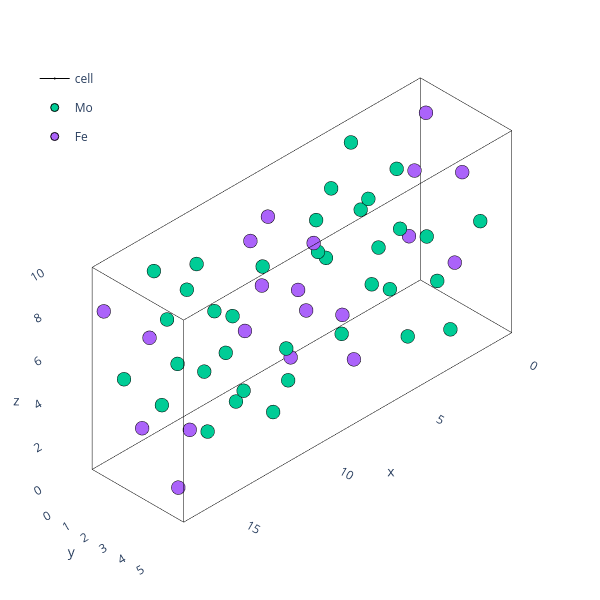

Notebook cell for this chart:
### Code cell
theatoms=binaries_predict['P']['Atoms'].atoms.sample(n=1).iloc[0]
plotting.plotly_atoms(theatoms)

### Figure 1 — Plotly figure (JSON) as saved in the notebook; plotly's stock layout.template omitted (floating-point values rounded to 4 significant figures)
{"data": [{"hoverinfo": "skip", "legendgroup": "cell", "line": {"color": "black", "width": 1}, "marker": {"size": 0.01}, "name": "cell", "showlegend": false, "type": "scatter3d", "x": [0, 17.58], "y": [0, 0], "z": [0, 0]}, {"hoverinfo": "skip", "legendgroup": "cell", "line": {"color": "black", "width": 1}, "marker": {"size": 0.01}, "name": "cell", "showlegend": false, "type": "scatter3d", "x": [0, 0], "y": [0, 4.898], "z": [0, 0]}, {"hoverinfo": "skip", "legendgroup": "cell", "line": {"color": "black", "width": 1}, "marker": {"size": 0.01}, "name": "cell", "showlegend": false, "type": "scatter3d", "x": [0, 0], "y": [0, 0], "z": [0, 9.372]}, {"hoverinfo": "skip", "legendgroup": "cell", "line": {"color": "black", "width": 1}, "marker": {"size": 0.01}, "name": "cell", "showlegend": false, "type": "scatter3d", "x": [17.58, 17.58], "y": [0, 4.898], "z": [0, 0]}, {"hoverinfo": "skip", "legendgroup": "cell", "line": {"color": "black", "width": 1}, "marker": {"size": 0.01}, "name": "cell", "showlegend": false, "type": "scatter3d", "x": [0, 17.58], "y": [4.898, 4.898], "z": [0, 0]}, {"hoverinfo": "skip", "legendgroup": "cell", "line": {"color": "black", "width": 1}, "marker": {"size": 0.01}, "name": "cell", "showlegend": false, "type": "scatter3d", "x": [17.58, 17.58], "y": [4.898, 4.898], "z": [0, 9.372]}, {"hoverinfo": "skip", "legendgroup": "cell", "line": {"color": "black", "width": 1}, "marker": {"size": 0.01}, "name": "cell", "showlegend": false, "type": "scatter3d", "x": [17.58, 17.58], "y": [0, 0], "z": [0, 9.372]}, {"hoverinfo": "skip", "legendgroup": "cell", "line": {"color": "black", "width": 1}, "marker": {"size": 0.01}, "name": "cell", "showlegend": false, "type": "scatter3d", "x": [0, 0], "y": [4.898, 4.898], "z": [0, 9.372]}, {"hoverinfo": "skip", "legendgroup": "cell", "line": {"color": "black", "width": 1}, "marker": {"size": 0.01}, "name": "cell", "showlegend": false, "type": "scatter3d", "x": [0, 17.58], "y": [0, 0], "z": [9.372, 9.372]}, {"hoverinfo": "skip", "legendgroup": "cell", "line": {"color": "black", "width": 1}, "marker": {"size": 0.01}, "name": "cell", "showlegend": false, "type": "scatter3d", "x": [0, 0], "y": [0, 4.898], "z": [9.372, 9.372]}, {"hoverinfo": "skip", "legendgroup": "cell", "line": {"color": "black", "width": 1}, "marker": {"size": 0.01}, "name": "cell", "showlegend": false, "type": "scatter3d", "x": [0, 17.58], "y": [4.898, 4.898], "z": [9.372, 9.372]}, {"hoverinfo": "skip", "legendgroup": "cell", "line": {"color": "black", "width": 1}, "marker": {"size": 0.01}, "name": "cell", "showlegend": true, "type": "scatter3d", "x": [17.58, 17.58], "y": [0, 4.898], "z": [9.372, 9.372]}, {"hovertext": ["Mo0", "Mo1", "Mo2", "Mo3", "Mo4", "Mo5", "Mo6", "Mo7", "Mo8", "Mo9", "Mo10", "Mo11", "Mo12", "Mo13", "Mo14", "Mo15", "Mo16", "Mo17", "Mo18", "Mo19", "Mo20", "Mo21", "Mo22", "Mo23", "Mo24", "Mo25", "Mo26", "Mo27", "Mo28", "Mo29", "Mo30", "Mo31", "Mo32", "Mo33", "Mo34", "Mo35"], "marker": {"line": {"color": "black", "width": 1}}, "mode": "markers", "name": "Mo", "type": "scatter3d", "x": [6.714, 10.86, 2.074, 15.5, 4.429, 13.15, 4.359, 13.22, 6.011, 11.57, 2.777, 14.8, 5.449, 12.13, 3.339, 14.24, 2.865, 14.71, 5.923, 11.65, 2.32, 15.26, 6.468, 11.11, 8.314, 9.263, 0.4746, 17.1, 5.062, 12.51, 3.726, 13.85, 12.51, 5.062, 13.85, 3.726], "y": [1.224, 3.673, 3.673, 1.224, 1.224, 3.673, 3.673, 1.224, 1.224, 3.673, 3.673, 1.224, 1.224, 3.673, 3.673, 1.224, 1.224, 3.673, 3.673, 1.224, 1.224, 3.673, 3.673, 1.224, 1.224, 3.673, 3.673, 1.224, 2.449, 2.449, 2.449, 2.449, 0, 0, 0, 0], "z": [5.276, 4.096, 0.5904, 8.781, 6.092, 3.28, 1.406, 7.966, 7.872, 1.5, 3.186, 6.185, 0.8435, 8.528, 5.529, 3.842, 1.621, 7.751, 6.307, 3.065, 4.152, 5.22, 8.838, 0.5342, 0.1218, 9.25, 4.808, 4.564, 3.561, 5.811, 8.247, 1.125, 5.811, 3.561, 1.125, 8.247]}, {"hovertext": ["Fe0", "Fe1", "Fe2", "Fe3", "Fe4", "Fe5", "Fe6", "Fe7", "Fe8", "Fe9", "Fe10", "Fe11", "Fe12", "Fe13", "Fe14", "Fe15", "Fe16", "Fe17", "Fe18", "Fe19"], "marker": {"line": {"color": "black", "width": 1}}, "mode": "markers", "name": "Fe", "type": "scatter3d", "x": [9.72, 7.857, 16.64, 0.9315, 1.547, 16.03, 7.241, 10.33, 7.347, 10.23, 1.441, 16.13, 0.6152, 16.96, 8.173, 9.403, 16.96, 0.6152, 9.403, 8.173], "y": [1.224, 3.673, 3.673, 1.224, 1.224, 3.673, 3.673, 1.224, 1.224, 3.673, 3.673, 1.224, 0, 0, 0, 0, 2.449, 2.449, 2.449, 2.449], "z": [5.22, 4.152, 0.5342, 8.838, 6.467, 2.905, 1.781, 7.591, 2.877, 6.495, 7.563, 1.809, 2.343, 7.029, 7.029, 2.343, 7.029, 2.343, 2.343, 7.029]}], "layout": {"height": 600, "legend": {"x": 0.05, "xanchor": "left", "y": 0.9, "yanchor": "top"}, "margin": {"b": 5, "l": 5, "r": 0.5, "t": 5}, "scene": {"aspectmode": "data", "camera": {"projection": {"type": "orthographic"}}, "xaxis": {"range": [-1.758, 19.33], "showbackground": false, "showgrid": false}, "yaxis": {"range": [-0.4898, 5.388], "showbackground": false, "showgrid": false}, "zaxis": {"range": [-0.9372, 10.31], "showbackground": false, "showgrid": false}}, "width": 600}}
